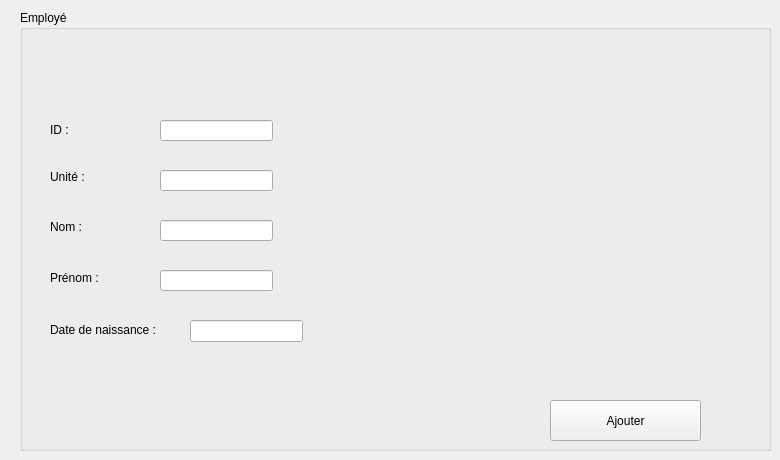
     <widget class="QWidget" name="tab_7">
      <attribute name="icon">
       <iconset>
        <normaloff>../../employerr/app.png</normaloff>../../employerr/app.png</iconset>
      </attribute>
      <attribute name="title">
       <string>Ajouter </string>
      </attribute>
      <widget class="QLabel" name="label_3">
       <property name="geometry">
        <rect>
         <x>50</x>
         <y>120</y>
         <width>41</width>
         <height>20</height>
        </rect>
       </property>
       <property name="text">
        <string>&lt;html&gt;&lt;head/&gt;&lt;body&gt;&lt;p&gt;&lt;span style=&quot; color:#000001;&quot;&gt;ID : &lt;/span&gt;&lt;/p&gt;&lt;/body&gt;&lt;/html&gt;</string>
       </property>
      </widget>
      <widget class="QLabel" name="label_4">
       <property name="geometry">
        <rect>
         <x>50</x>
         <y>220</y>
         <width>47</width>
         <height>14</height>
        </rect>
       </property>
       <property name="text">
        <string>&lt;html&gt;&lt;head/&gt;&lt;body&gt;&lt;p&gt;&lt;span style=&quot; color:#000001;&quot;&gt;Nom :&lt;/span&gt;&lt;/p&gt;&lt;/body&gt;&lt;/html&gt;</string>
       </property>
      </widget>
      <widget class="QLabel" name="label_5">
       <property name="geometry">
        <rect>
         <x>50</x>
         <y>270</y>
         <width>71</width>
         <height>16</height>
        </rect>
       </property>
       <property name="text">
        <string>&lt;html&gt;&lt;head/&gt;&lt;body&gt;&lt;p&gt;&lt;span style=&quot; color:#000001;&quot;&gt;Prénom :&lt;/span&gt;&lt;/p&gt;&lt;/body&gt;&lt;/html&gt;</string>
       </property>
      </widget>
      <widget class="QLabel" name="label_6">
       <property name="geometry">
        <rect>
         <x>50</x>
         <y>170</y>
         <width>47</width>
         <height>14</height>
        </rect>
       </property>
       <property name="text">
        <string>&lt;html&gt;&lt;head/&gt;&lt;body&gt;&lt;p&gt;&lt;span style=&quot; color:#000001;&quot;&gt;Unité :&lt;/span&gt;&lt;/p&gt;&lt;/body&gt;&lt;/html&gt;</string>
       </property>
      </widget>
      <widget class="QLabel" name="label_7">
       <property name="geometry">
        <rect>
         <x>50</x>
         <y>310</y>
         <width>141</width>
         <height>41</height>
        </rect>
       </property>
       <property name="text">
        <string>&lt;html&gt;&lt;head/&gt;&lt;body&gt;&lt;p&gt;&lt;span style=&quot; color:#000001;&quot;&gt;Date de naissance :&lt;/span&gt;&lt;/p&gt;&lt;/body&gt;&lt;/html&gt;</string>
       </property>
      </widget>
      <widget class="QLineEdit" name="le_IDD">
       <property name="geometry">
        <rect>
         <x>160</x>
         <y>120</y>
         <width>113</width>
         <height>21</height>
        </rect>
       </property>
      </widget>
      <widget class="QLineEdit" name="le_unitee_2">
       <property name="geometry">
        <rect>
         <x>160</x>
         <y>170</y>
         <width>113</width>
         <height>21</height>
        </rect>
       </property>
      </widget>
      <widget class="QLineEdit" name="le_nom">
       <property name="geometry">
        <rect>
         <x>160</x>
         <y>220</y>
         <width>113</width>
         <height>21</height>
        </rect>
       </property>
      </widget>
      <widget class="QLineEdit" name="le_prenomm_2">
       <property name="geometry">
        <rect>
         <x>160</x>
         <y>270</y>
         <width>113</width>
         <height>21</height>
        </rect>
       </property>
      </widget>
      <widget class="QLineEdit" name="la_datt">
       <property name="geometry">
        <rect>
         <x>190</x>
         <y>320</y>
         <width>113</width>
         <height>22</height>
        </rect>
       </property>
      </widget>
      <widget class="QGroupBox" name="groupBox">
       <property name="geometry">
        <rect>
         <x>20</x>
         <y>10</y>
         <width>751</width>
         <height>441</height>
        </rect>
       </property>
       <property name="title">
        <string>Employé</string>
       </property>
       <widget class="QLabel" name="label">
        <property name="geometry">
         <rect>
          <x>350</x>
          <y>0</y>
          <width>701</width>
          <height>571</height>
         </rect>
        </property>
        <property name="text">
         <string/>
        </property>
        <property name="pixmap">
         <pixmap>../../Projet/21104.png</pixmap>
        </property>
       </widget>
       <widget class="QPushButton" name="pushButton_8">
        <property name="geometry">
         <rect>
          <x>530</x>
          <y>390</y>
          <width>151</width>
          <height>41</height>
         </rect>
        </property>
        <property name="text">
         <string>Ajouter</string>
        </property>
        <property name="icon">
         <iconset>
          <normaloff>../../employerr/app.png</normaloff>../../employerr/app.png</iconset>
        </property>
       </widget>
      </widget>
      <zorder>groupBox</zorder>
      <zorder>label_3</zorder>
      <zorder>label_4</zorder>
      <zorder>label_5</zorder>
      <zorder>label_6</zorder>
      <zorder>label_7</zorder>
      <zorder>le_IDD</zorder>
      <zorder>le_unitee_2</zorder>
      <zorder>le_nom</zorder>
      <zorder>le_prenomm_2</zorder>
      <zorder>la_datt</zorder>
     </widget>
